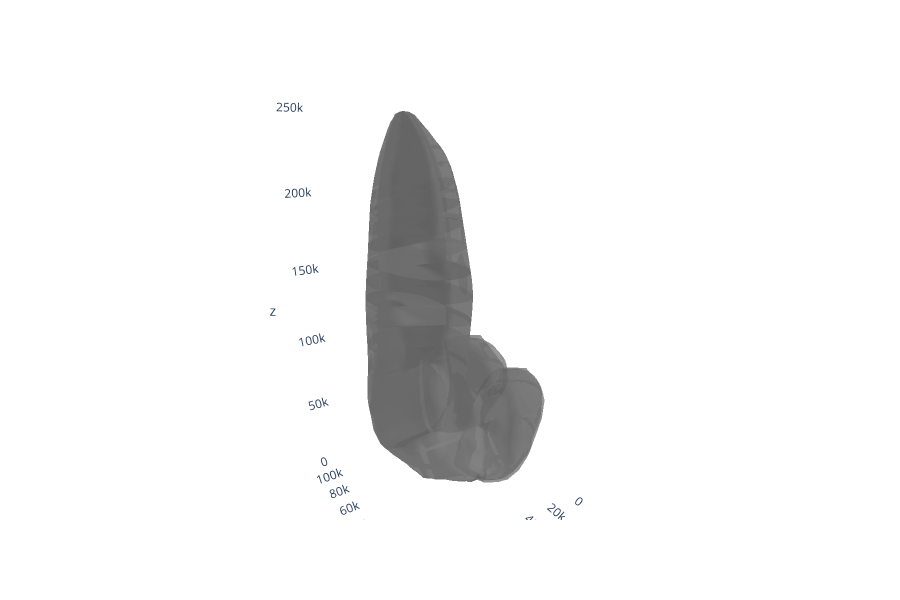

The notebook cell saved with this chart:
### Code cell
#navis.plot3d(volumes, alpha=0.5, linewidth=0.5)

### Figure 1 — Plotly figure (JSON) as saved in the notebook; plotly's stock layout.template omitted (floating-point values rounded to 4 significant figures; data arrays with more than 128 entries replaced by an {"elided": "..."} marker saying what was removed)
{"data": [{"color": "rgba(120,120,120,0.5)", "hoverinfo": "none", "i": {"elided": "588 int values"}, "j": {"elided": "588 int values"}, "k": {"elided": "588 int values"}, "name": "T2_right", "showlegend": false, "type": "mesh3d", "x": {"elided": "296 float values"}, "y": {"elided": "296 float values"}, "z": {"elided": "296 float values"}}, {"color": "rgba(120,120,120,0.5)", "hoverinfo": "none", "i": {"elided": "1752 int values"}, "j": {"elided": "1752 int values"}, "k": {"elided": "1752 int values"}, "name": "SEZ_left", "showlegend": false, "type": "mesh3d", "x": {"elided": "878 float values"}, "y": {"elided": "878 float values"}, "z": {"elided": "878 float values"}}, {"color": "rgba(120,120,120,0.5)", "hoverinfo": "none", "i": {"elided": "406 int values"}, "j": {"elided": "406 int values"}, "k": {"elided": "406 int values"}, "name": "Brain Hemisphere right", "showlegend": false, "type": "mesh3d", "x": {"elided": "205 float values"}, "y": {"elided": "205 float values"}, "z": {"elided": "205 float values"}}, {"color": "rgba(120,120,120,0.5)", "hoverinfo": "none", "i": {"elided": "634 int values"}, "j": {"elided": "634 int values"}, "k": {"elided": "634 int values"}, "name": "A2_right", "showlegend": false, "type": "mesh3d", "x": {"elided": "319 float values"}, "y": {"elided": "319 float values"}, "z": {"elided": "319 float values"}}, {"color": "rgba(120,120,120,0.5)", "hoverinfo": "none", "i": {"elided": "570 int values"}, "j": {"elided": "570 int values"}, "k": {"elided": "570 int values"}, "name": "A1_right", "showlegend": false, "type": "mesh3d", "x": {"elided": "287 float values"}, "y": {"elided": "287 float values"}, "z": {"elided": "287 float values"}}, {"color": "rgba(120,120,120,0.5)", "hoverinfo": "none", "i": {"elided": "564 int values"}, "j": {"elided": "564 int values"}, "k": {"elided": "564 int values"}, "name": "A2_left", "showlegend": false, "type": "mesh3d", "x": {"elided": "284 float values"}, "y": {"elided": "284 float values"}, "z": {"elided": "284 float values"}}, {"color": "rgba(120,120,120,0.5)", "hoverinfo": "none", "i": {"elided": "788 int values"}, "j": {"elided": "788 int values"}, "k": {"elided": "788 int values"}, "name": "A8_right", "showlegend": false, "type": "mesh3d", "x": {"elided": "396 float values"}, "y": {"elided": "396 float values"}, "z": {"elided": "396 float values"}}, {"color": "rgba(120,120,120,0.5)", "hoverinfo": "none", "i": {"elided": "448 int values"}, "j": {"elided": "448 int values"}, "k": {"elided": "448 int values"}, "name": "A7_left", "showlegend": false, "type": "mesh3d", "x": {"elided": "226 float values"}, "y": {"elided": "226 float values"}, "z": {"elided": "226 float values"}}, {"color": "rgba(120,120,120,0.5)", "hoverinfo": "none", "i": {"elided": "508 int values"}, "j": {"elided": "508 int values"}, "k": {"elided": "508 int values"}, "name": "A5_left", "showlegend": false, "type": "mesh3d", "x": {"elided": "256 float values"}, "y": {"elided": "256 float values"}, "z": {"elided": "256 float values"}}, {"color": "rgba(120,120,120,0.5)", "hoverinfo": "none", "i": {"elided": "398 int values"}, "j": {"elided": "398 int values"}, "k": {"elided": "398 int values"}, "name": "Brain Hemisphere left", "showlegend": false, "type": "mesh3d", "x": {"elided": "201 float values"}, "y": {"elided": "201 float values"}, "z": {"elided": "201 float values"}}, {"color": "rgba(120,120,120,0.5)", "hoverinfo": "none", "i": {"elided": "506 int values"}, "j": {"elided": "506 int values"}, "k": {"elided": "506 int values"}, "name": "A5_right", "showlegend": false, "type": "mesh3d", "x": {"elided": "255 float values"}, "y": {"elided": "255 float values"}, "z": {"elided": "255 float values"}}, {"color": "rgba(120,120,120,0.5)", "hoverinfo": "none", "i": {"elided": "648 int values"}, "j": {"elided": "648 int values"}, "k": {"elided": "648 int values"}, "name": "T1_left", "showlegend": false, "type": "mesh3d", "x": {"elided": "326 float values"}, "y": {"elided": "326 float values"}, "z": {"elided": "326 float values"}}, {"color": "rgba(120,120,120,0.5)", "hoverinfo": "none", "i": {"elided": "558 int values"}, "j": {"elided": "558 int values"}, "k": {"elided": "558 int values"}, "name": "A4_left", "showlegend": false, "type": "mesh3d", "x": {"elided": "281 float values"}, "y": {"elided": "281 float values"}, "z": {"elided": "281 float values"}}, {"color": "rgba(120,120,120,0.5)", "hoverinfo": "none", "i": {"elided": "478 int values"}, "j": {"elided": "478 int values"}, "k": {"elided": "478 int values"}, "name": "A6_left", "showlegend": false, "type": "mesh3d", "x": {"elided": "241 float values"}, "y": {"elided": "241 float values"}, "z": {"elided": "241 float values"}}, {"color": "rgba(120,120,120,0.5)", "hoverinfo": "none", "i": {"elided": "616 int values"}, "j": {"elided": "616 int values"}, "k": {"elided": "616 int values"}, "name": "T3_left", "showlegend": false, "type": "mesh3d", "x": {"elided": "310 float values"}, "y": {"elided": "310 float values"}, "z": {"elided": "310 float values"}}, {"color": "rgba(120,120,120,0.5)", "hoverinfo": "none", "i": {"elided": "526 int values"}, "j": {"elided": "526 int values"}, "k": {"elided": "526 int values"}, "name": "A3_left", "showlegend": false, "type": "mesh3d", "x": {"elided": "265 float values"}, "y": {"elided": "265 float values"}, "z": {"elided": "265 float values"}}, {"color": "rgba(120,120,120,0.5)", "hoverinfo": "none", "i": {"elided": "566 int values"}, "j": {"elided": "566 int values"}, "k": {"elided": "566 int values"}, "name": "T2_left", "showlegend": false, "type": "mesh3d", "x": {"elided": "285 float values"}, "y": {"elided": "285 float values"}, "z": {"elided": "285 float values"}}, {"color": "rgba(120,120,120,0.5)", "hoverinfo": "none", "i": {"elided": "496 int values"}, "j": {"elided": "496 int values"}, "k": {"elided": "496 int values"}, "name": "A6_right", "showlegend": false, "type": "mesh3d", "x": {"elided": "250 float values"}, "y": {"elided": "250 float values"}, "z": {"elided": "250 float values"}}, {"color": "rgba(120,120,120,0.5)", "hoverinfo": "none", "i": {"elided": "584 int values"}, "j": {"elided": "584 int values"}, "k": {"elided": "584 int values"}, "name": "A3_right", "showlegend": false, "type": "mesh3d", "x": {"elided": "294 float values"}, "y": {"elided": "294 float values"}, "z": {"elided": "294 float values"}}, {"color": "rgba(120,120,120,0.5)", "hoverinfo": "none", "i": {"elided": "640 int values"}, "j": {"elided": "640 int values"}, "k": {"elided": "640 int values"}, "name": "T1_right", "showlegend": false, "type": "mesh3d", "x": {"elided": "322 float values"}, "y": {"elided": "322 float values"}, "z": {"elided": "322 float values"}}, {"color": "rgba(120,120,120,0.5)", "hoverinfo": "none", "i": {"elided": "608 int values"}, "j": {"elided": "608 int values"}, "k": {"elided": "608 int values"}, "name": "T3_right", "showlegend": false, "type": "mesh3d", "x": {"elided": "306 float values"}, "y": {"elided": "306 float values"}, "z": {"elided": "306 float values"}}, {"color": "rgba(120,120,120,0.5)", "hoverinfo": "none", "i": {"elided": "770 int values"}, "j": {"elided": "770 int values"}, "k": {"elided": "770 int values"}, "name": "A8_left", "showlegend": false, "type": "mesh3d", "x": {"elided": "387 float values"}, "y": {"elided": "387 float values"}, "z": {"elided": "387 float values"}}, {"color": "rgba(120,120,120,0.5)", "hoverinfo": "none", "i": {"elided": "444 int values"}, "j": {"elided": "444 int values"}, "k": {"elided": "444 int values"}, "name": "A7_right", "showlegend": false, "type": "mesh3d", "x": {"elided": "224 float values"}, "y": {"elided": "224 float values"}, "z": {"elided": "224 float values"}}, {"color": "rgba(120,120,120,0.5)", "hoverinfo": "none", "i": {"elided": "1812 int values"}, "j": {"elided": "1812 int values"}, "k": {"elided": "1812 int values"}, "name": "SEZ_right", "showlegend": false, "type": "mesh3d", "x": {"elided": "908 float values"}, "y": {"elided": "908 float values"}, "z": {"elided": "908 float values"}}, {"color": "rgba(120,120,120,0.5)", "hoverinfo": "none", "i": {"elided": "13268 int values"}, "j": {"elided": "13268 int values"}, "k": {"elided": "13268 int values"}, "name": "cns", "showlegend": false, "type": "mesh3d", "x": {"elided": "6630 float values"}, "y": {"elided": "6630 float values"}, "z": {"elided": "6630 float values"}}, {"color": "rgba(120,120,120,0.5)", "hoverinfo": "none", "i": {"elided": "558 int values"}, "j": {"elided": "558 int values"}, "k": {"elided": "558 int values"}, "name": "A1_left", "showlegend": false, "type": "mesh3d", "x": {"elided": "281 float values"}, "y": {"elided": "281 float values"}, "z": {"elided": "281 float values"}}, {"color": "rgba(120,120,120,0.5)", "hoverinfo": "none", "i": {"elided": "576 int values"}, "j": {"elided": "576 int values"}, "k": {"elided": "576 int values"}, "name": "A4_right", "showlegend": false, "type": "mesh3d", "x": {"elided": "290 float values"}, "y": {"elided": "290 float values"}, "z": {"elided": "290 float values"}}], "layout": {"autosize": true, "height": 600, "legend": {"bgcolor": "rgba(0,0,0,0)", "orientation": "v"}, "paper_bgcolor": "rgba(0,0,0,0)", "plot_bgcolor": "rgba(0,0,0,0)", "scene": {"aspectmode": "data", "aspectratio": {"x": 1, "y": 1, "z": 1}, "camera": {"eye": {"x": -1.743, "y": 1.071, "z": 0.71}, "up": {"x": 0, "y": 0, "z": 1}}, "xaxis": {"backgroundcolor": "rgb(240, 240, 240)", "gridcolor": "rgb(255, 255, 255)", "showbackground": false, "showgrid": false, "showline": false, "zerolinecolor": "rgb(255, 255, 255)"}, "yaxis": {"backgroundcolor": "rgb(240, 240, 240)", "gridcolor": "rgb(255, 255, 255)", "showbackground": false, "showgrid": false, "showline": false, "zerolinecolor": "rgb(255, 255, 255)"}, "zaxis": {"backgroundcolor": "rgb(240, 240, 240)", "gridcolor": "rgb(255, 255, 255)", "showbackground": false, "showgrid": false, "showline": false, "zerolinecolor": "rgb(255, 255, 255)"}}, "showlegend": true}}
